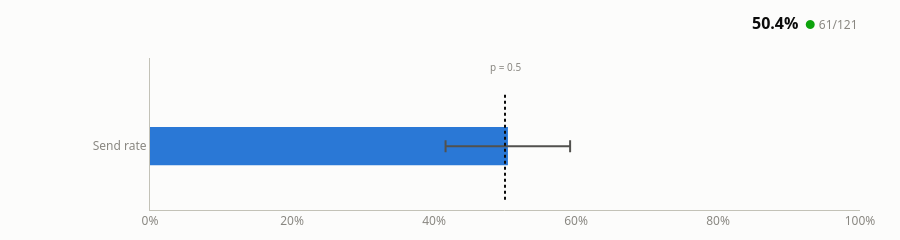

The notebook cell this image was saved under:
### Code cell
strip["send_rate"]

### Figure 1 — Plotly figure (JSON) as saved in the notebook; plotly's stock layout.template omitted (floating-point values rounded to 4 significant figures)
{"data": [{"error_x": {"array": [0.08758], "arrayminus": [0.08783], "color": "#52514e", "symmetric": false, "thickness": 2, "type": "data", "width": 6}, "hovertemplate": "<b>Send rate</b><br>%{x:.1%}<br>61/121<extra></extra>", "marker": {"color": "#2a78d6", "line": {"width": 0}}, "orientation": "h", "showlegend": false, "type": "bar", "width": 0.3, "x": [0.5041], "y": ["Send rate"]}], "layout": {"annotations": [{"font": {"color": "#898781", "size": 10}, "showarrow": false, "text": "p = 0.5", "x": 0.5, "y": 0.62}, {"font": {"color": "#0b0b0b", "family": "system-ui, -apple-system, \"Segoe UI\", sans-serif", "size": 12}, "showarrow": false, "text": "<b style='font-size:16px'>50.4%</b>  <span style='color:#0ca30c'>●</span> <span style='color:#898781'>61/121</span>", "x": 1, "xanchor": "right", "xref": "paper", "y": 1, "yanchor": "bottom", "yref": "paper", "yshift": 22}], "bargap": 0.5, "font": {"color": "#52514e", "family": "system-ui, -apple-system, \"Segoe UI\", sans-serif", "size": 12}, "height": 136, "hoverlabel": {"bgcolor": "#fcfcfb", "font": {"color": "#0b0b0b", "family": "system-ui, -apple-system, \"Segoe UI\", sans-serif"}}, "margin": {"b": 30, "l": 150, "r": 40, "t": 58}, "paper_bgcolor": "#fcfcfb", "plot_bgcolor": "#fcfcfb", "shapes": [{"line": {"color": "#0b0b0b", "dash": "dot", "width": 2}, "type": "line", "x0": 0.5, "x1": 0.5, "y0": -0.42, "y1": 0.42}], "showlegend": false, "title": {}, "xaxis": {"linecolor": "#c3c2b7", "range": [0, 1], "showgrid": false, "tickfont": {"color": "#898781"}, "tickformat": ".0%", "zeroline": false}, "yaxis": {"linecolor": "#c3c2b7", "showgrid": false, "tickfont": {"color": "#898781", "size": 12}, "zeroline": false}}}
